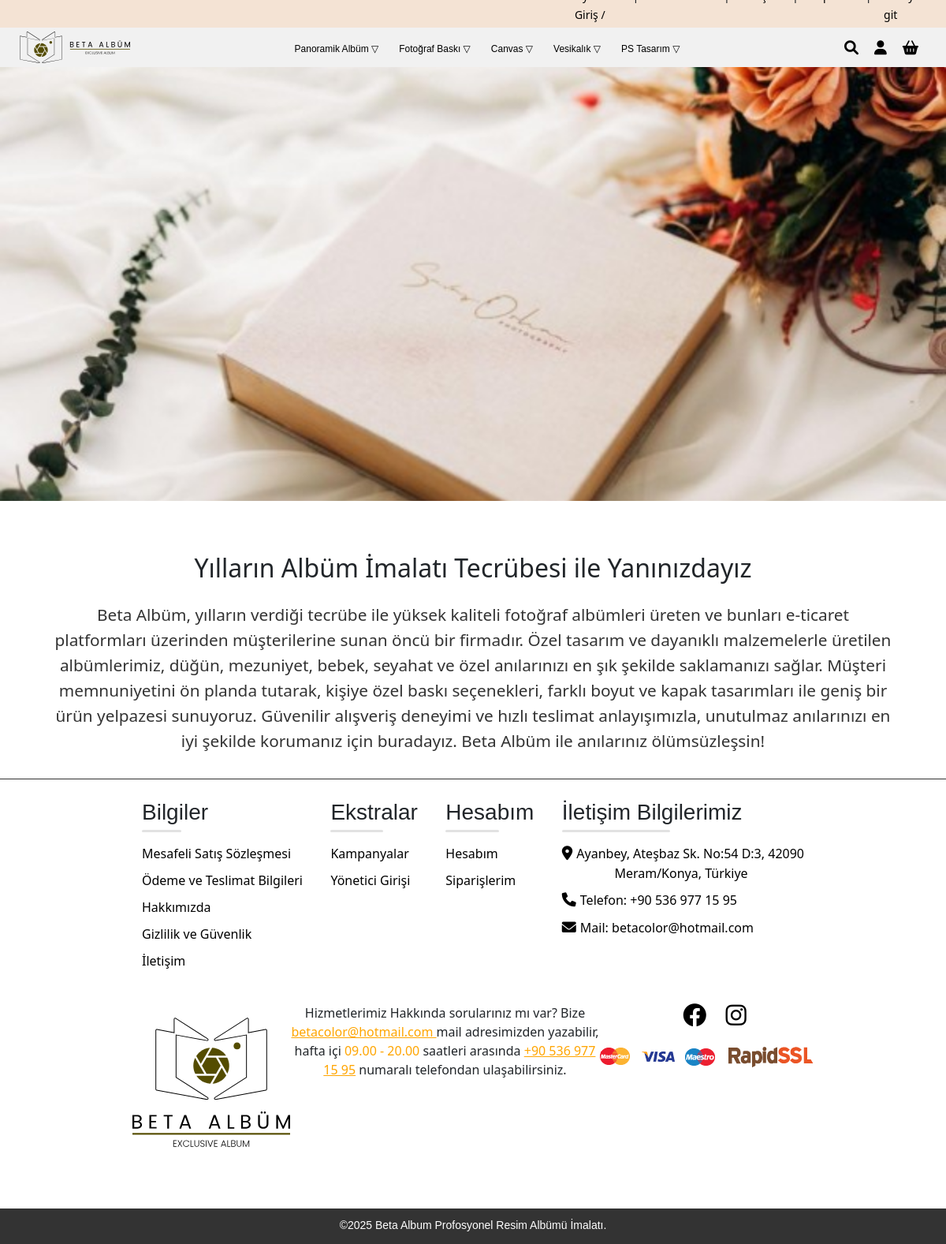
/Beta_Album/index.php, run on an earlier commit of the app's database.
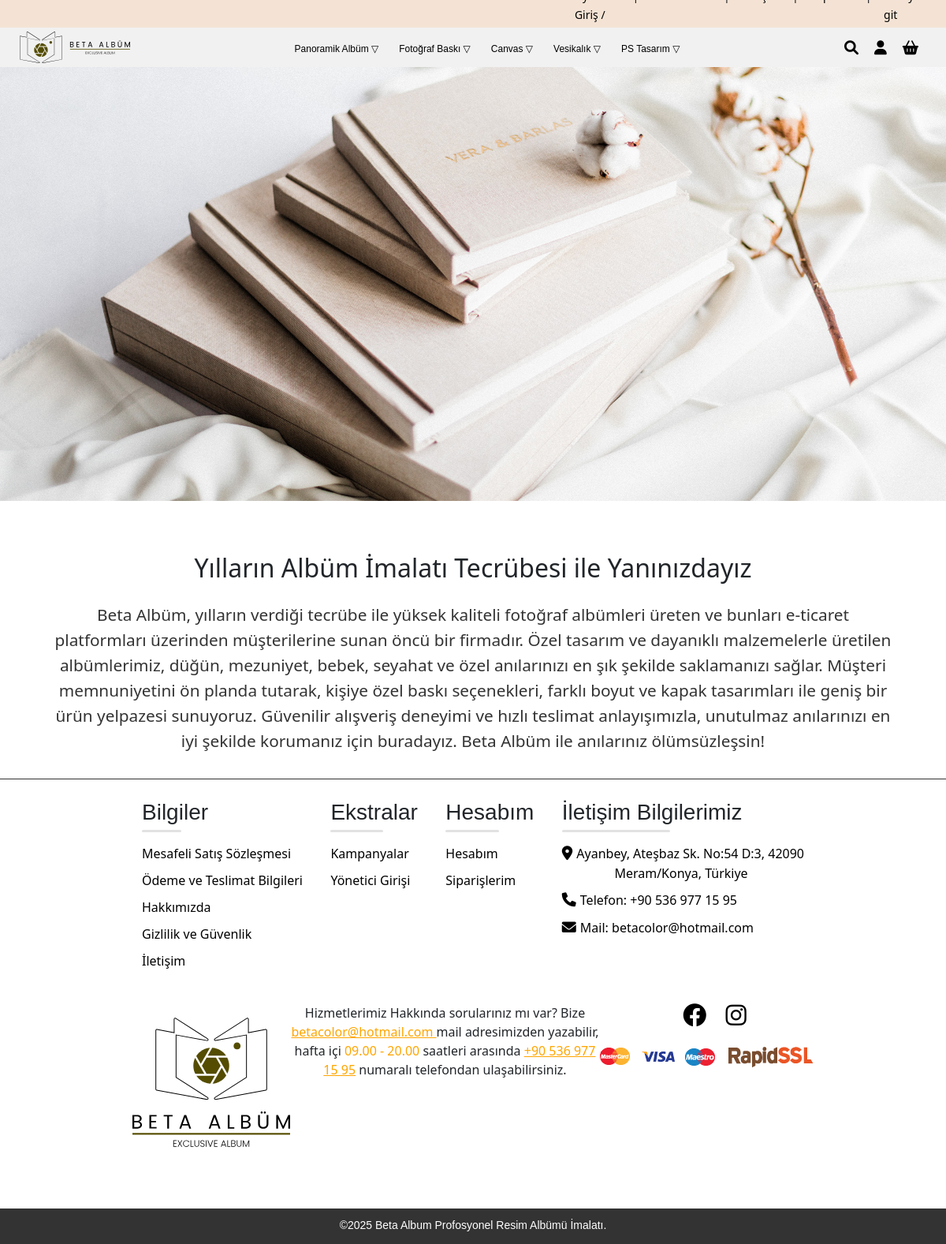
And on a later commit of the database.
### tables this page shows
CREATE TABLE `settings` (
  `id` int(11) NOT NULL,
  `main_image` varchar(255) NOT NULL
);

### Beta_Album/index.php (the view, shortened to what this page needs)
<!DOCTYPE html>
<html lang="en">
<head>
    <link rel="stylesheet" href="/BETA_ALBUM/Beta_Album/css/index.css">
</head>
<body>
    <?php
    include('includes/navbar.php');
    include('includes/config.php');
    $query = "SELECT main_image FROM settings LIMIT 1";
    $result = mysqli_query($conn, $query);
    $row = mysqli_fetch_assoc($result);
    $main_image = $row['main_image'] ?? 'image/main.jpeg';
    ?>
    <div class="slider">
        <img style="object-fit: cover; object-position: center; width: 100%; height: 100%;" src="<?php echo $main_image; ?>" alt="">
    </div>
    <section id="about" class="about" style="padding-top: 50px;">
        <div class="row">
            <div class="content">
                <h3 class="kisa_yazi">Yılların Albüm İmalatı Tecrübesi ile Yanınızdayız</h3>
                <div class="uzun_yazi_container">
                    <p class="uzun_yazi">
                    Beta Albüm, yılların verdiği tecrübe ile yüksek kaliteli fotoğraf albümleri üreten ve bunları e-ticaret platformları üzerinden müşterilerine sunan öncü bir firmadır. Özel tasarım ve dayanıklı malzemelerle üretilen albümlerimiz, düğün, mezuniyet, bebek, seyahat ve özel anılarınızı en şık şekilde saklamanızı sağlar. Müşteri memnuniyetini ön planda tutarak, kişiye özel baskı seçenekleri, farklı boyut ve kapak tasarımları ile geniş bir ürün yelpazesi sunuyoruz. Güvenilir alışveriş deneyimi ve hızlı teslimat anlayışımızla, unutulmaz anılarınızı en iyi şekilde korumanız için buradayız. Beta Albüm ile anılarınız ölümsüzleşsin!
                    </p>
                </div>
            </div>
        </div>
    </section>
    <?php include('includes/footer.php');?>
</body>
</html>

### Beta_Album/includes/navbar.php (shortened to what this page needs)
<?php
$category_groups = [
    "Panoramik Albüm" => [1, 2],
    "Fotoğraf Baskı"   => [3, 4, 5],
    "Canvas"          => [6, 7, 8],
    "Vesikalık"       => [9],
    "PS Tasarım"      => [10]
];
?>
<!DOCTYPE html>
<html lang="en">
<head>
    <link href="https://cdnjs.cloudflare.com/ajax/libs/font-awesome/6.0.0-beta3/css/all.min.css" rel="stylesheet">
    <link href="/BETA_ALBUM/Beta_Album/bootstrap/bootstrap.min.css" rel="stylesheet">
    <link rel="stylesheet" href="/BETA_ALBUM/Beta_Album/css/index.css">
</head>
<body>
<header>
    <nav>
        <ul>
            <li><a href="/BETA_ALBUM/Beta_Album/includes/login">Üye Giriş / Hesabım</a></li> |
            <li><a href="/BETA_ALBUM/Beta_Album/includes/about_us">Hakkımızda</a></li> |
            <li><a href="/BETA_ALBUM/Beta_Album/includes/contact">İletişim</a></li> |
            <li><a href="/BETA_ALBUM/Beta_Album/includes/basket">Sepetim</a></li> |
            <li><a href="/BETA_ALBUM/Beta_Album/includes/basket">Kasaya git</a></li>
        </ul>
    </nav>
</header>
<nav class="fixed">
    <ul class="menu">
        <li><a class="icon" href="/BETA_ALBUM/Beta_Album/index"><img src="/BETA_ALBUM/Beta_Album/image/betaalbümyatay.svg" alt="Logo" width="140"></a></li>
        <div class="center">
            <?php foreach ($category_groups as $group_name => $category_ids): ?>
                <li class="dropdown">
                    <a class="categoryList" href="#"><?= htmlspecialchars($group_name); ?> ▽</a>
                </li>
            <?php endforeach; ?>
        </div>
        <li class="search-icon-container">
            <a class="search_icon" id="search-btn" href="/BETA_ALBUM/Beta_Album/includes/search"><i class="fas fa-search"></i></a>
            <a class="search_icon" href="/BETA_ALBUM/Beta_Album/includes/login"><i class="fas fa-user"></i></a>
            <a class="search_icon" href="/BETA_ALBUM/Beta_Album/includes/basket"><i class="fa-solid fa-basket-shopping"></i></a>
        </li>
    </ul>
</nav>
</body>
</html>

### Beta_Album/includes/footer.php (shortened to what this page needs)
<!DOCTYPE html>
<html lang="en">
<head>
    <link href="https://cdnjs.cloudflare.com/ajax/libs/font-awesome/6.0.0-beta3/css/all.min.css" rel="stylesheet">
    <link rel="stylesheet" href="/BETA_ALBUM/Beta_Album/bootstrap/bootstrap.min.css">
    <link rel="stylesheet" href="/BETA_ALBUM/Beta_Album/css/footer.css">
</head>
<body>
<div class="footer_container">
    <div class="footer-items">
        <ul>
            <li><h3>Bilgiler</h3></li>
            <li><a href="/BETA_ALBUM/Beta_Album/includes/distance_selling_agreement">Mesafeli Satış Sözleşmesi</a></li>
            <li><a href="/BETA_ALBUM/Beta_Album/includes/payment_and_delivery_information">Ödeme ve Teslimat Bilgileri</a></li>
            <li><a href="/BETA_ALBUM/Beta_Album/includes/about_us">Hakkımızda</a></li>
            <li><a href="/BETA_ALBUM/Beta_Album/includes/privacy_and_security">Gizlilik ve Güvenlik</a></li>
            <li><a href="/BETA_ALBUM/Beta_Album/includes/contact">İletişim</a></li>
        </ul>
    </div>
    <div class="footer-items">
        <ul>
            <li><h3>Ekstralar</h3></li>
            <li><a href="/BETA_ALBUM/Beta_Album/includes/campaigns">Kampanyalar</a></li>
            <li><a href="/BETA_ALBUM/Beta_Album/includes/adminlogin">Yönetici Girişi</a></li>
        </ul>
    </div>
    <div class="footer-items">
        <ul>
            <li><h3>Hesabım</h3></li>
            <li><a href="/BETA_ALBUM/Beta_Album/includes/login">Hesabım</a></li>
            <li><a href="/BETA_ALBUM/Beta_Album/includes/siparislerim">Siparişlerim</a></li>
        </ul>
    </div>
    <div class="footer-items">
        <ul>
            <li><h3>İletişim Bilgilerimiz</h3></li>
            <li><a href="https://www.google.com/maps?q=Beta Color Albüm-Plato Konya" target="_blank"><i class="fa-solid fa-location-dot"></i>Ayanbey, Ateşbaz Sk. No:54 D:3, 42090 <br>&nbsp;&nbsp;&nbsp;&nbsp;&nbsp;&nbsp;&nbsp;&nbsp;&nbsp;&nbsp;&nbsp;&nbsp;&nbsp;&nbsp;&nbsp;&nbsp;Meram/Konya, Türkiye&nbsp;&nbsp;&nbsp;&nbsp;&nbsp;&nbsp;&nbsp;&nbsp;&nbsp;&nbsp;&nbsp;&nbsp;&nbsp;&nbsp;&nbsp;</a></li>
            <li><a href="tel:+905369771595"><i class="fa-solid fa-phone"></i>Telefon: +90 536 977 15 95</a></li>
            <li mailto=><a href="mailto:betacolor@hotmail.com"><i class="fa-solid fa-envelope"></i>Mail: betacolor@hotmail.com</a></li>
        </ul>
    </div>
</div>
<div  class="logo">
    <div>
        <a class="footer_icon" href="/BETA_ALBUM/Beta_Album/index"><img src="/BETA_ALBUM/Beta_Album/image/betaalbümkare.svg" alt="Logo" width="200" height="200"></a>
    </div>
    <div class="text">
        Hizmetlerimiz Hakkında sorularınız mı var? Bize
         <a href="mailto:betacolor@hotmail.com" style="color: #FFA500;">betacolor@hotmail.com </a>mail adresimizden yazabilir, hafta içi
         <span  style="color: #FFA500;">09.00 - 20.00 </span>saatleri arasında
        <a href="tel:+905369771595" style="color: #FFA500;">+90 536 977 15 95</a> numaralı telefondan ulaşabilirsiniz.
    </div>
    <div class="img">
        <a href="https://www.google.com/search?q=facebook" target="_blank" class="facebook"><i class="fa-brands fa-facebook"></i></a>
        <a href="https://www.google.com/search?q=instagram" target="_blank"><i class="fa-brands fa-instagram"></i></a>
        <img src="/BETA_ALBUM/Beta_Album/image/odeme-guvenlik.png" alt="" style="bottom: 0; display: block;">
    </div>
</div>
<footer>
    &copy;2025 Beta Album Profosyonel Resim Albümü İmalatı.
</footer>
</body>
</html>

### Beta_Album/css/index.css (style rules this page uses)
* { margin: 0; padding: 0; box-sizing: border-box; }
body { font-family: Arial, sans-serif; line-height: 1.6; }
header { background-color: #f4e3d4; padding: 10px 20px; display: flex; justify-content: space-between; }
header nav { background-color: #f4e3d4; height: 15px; padding: 0; }
header nav ul { list-style: none; display: flex; margin-left: 60%; }
header nav ul li { margin: 0 15px; }
header nav ul li a { text-decoration: none; color: #000; font-size: 14px; }
.slider { width: 100%; height: 550px; margin-bottom: 20px; z-index: index -1; overflow: hidden; position: relative; }
.about { min-height: 38vh; width: 100vw; margin-top: 3rem; margin-bottom: -2rem; top: -2rem; text-align: center; position: relative; overflow: hidden; line-height: 6rem; }
.about .row { line-height: 2rem; display: flex; align-items: center; justify-content: space-around; padding: 0 4rem; }
.about .row .content { text-align: center; }
.about .row .content h3 { font-size: 2rem; color: var(--color); }
.about .row .content p { font-size: 1.3rem; color: #333; padding: 1rem 0; }
nav { background-color: #f1f1f1; width: 100%; padding: 5px 10px; justify-content: center; display: flex; flex-direction: column; text-align: bottom; }
.fixed { position: relative; z-index: 10; }
nav ul { list-style-type: none; padding: 0; margin: 0; display: inline-flex; justify-content: center; }
nav ul li { margin: 0 15px; }
.icon { display: inline-block; position: relative; align-self: flex-start; }
.center { display: flex; justify-content: center; align-items: center; flex-direction: row; gap: 2vw; }
.menu { display: flex; justify-content: space-between; list-style-type: none; padding: 0; margin: 0; }
.menu .dropdown { position:static; margin: 0 1px; }
.menu .dropdown a { text-decoration: none; color: black; font-size: 12px; font-family: 'Century Gothic', sans-serif; text-align: center; }
.categoryList { text-align: center; justify-content: center; }
.search_icon { display: inline-block; font-size: 20px; position: relative; margin-right: 10px; text-decoration: none; }
.search-icon-container { display: flex; justify-content: center; width: auto; align-items: center; gap: 10px; }
a i { font-size: 18px; color: #000000; }

### Beta_Album/css/footer.css (style rules this page uses)
footer { font-family: 'Century Gothic', sans-serif; font-weight: 20; font-size: 14px; height: 45px; width: 100%; display: block; background-color: #333; color: #fff; text-align: center; padding: 10px 20px; padding-top: 11px; padding-bottom: 0; }
.footer_container { display: flex !important; border-top: 1px solid #333 !important; background-color: rgb(255, 255, 255) !important; justify-content: space-between !important; align-items: center !important; padding-left: 15% !important; padding-right: 15% !important; padding-bottom: 70px !important; width: 100% !important; }
.footer-items { display: inline-block !important; margin-top: 25px !important; width: auto !important; height: 189px !important; top: 0 !important; }
.footer-items ul { list-style: none !important; margin: 0 !important; padding: 0 !important; }
.footer-items ul li { margin-bottom: 10px !important; }
.footer-items ul li h3 { font-family: 'Century Gothic', sans-serif !important; display: inline-block !important; margin-bottom: 5px !important; font-weight: 20 !important; margin-top: 0 !important; padding: 0 !important; }
.footer-items ul li h3::after { content: "" !important; display: block !important; width: 60% !important; height: 3px !important; background-color: rgba(81, 81, 81, 0.165) !important; margin-top: 5px !important; border-radius: 2px !important; }
.footer-items ul li a { display: inline-block !important; text-decoration: none !important; color: black !important; }
.footer-items ul li i { margin-right: 5px !important; margin-bottom: 5px !important; }
.logo { display: flex !important; background-color: white !important; justify-content: space-between !important; text-align: center !important; width: 100% !important; padding-left: 14% !important; padding-right: 14% !important; padding-bottom: 60px !important; }
.text { display: inline-block !important; width: 420px !important; }
.img { display: inline-block !important; position: relative !important; }
.fa-brands { font-size: 30px !important; padding-bottom: 25px !important; margin-left: 20px !important; }

What changed in the data, as far as the page shows it:
changed settings: main_image: a different picture
